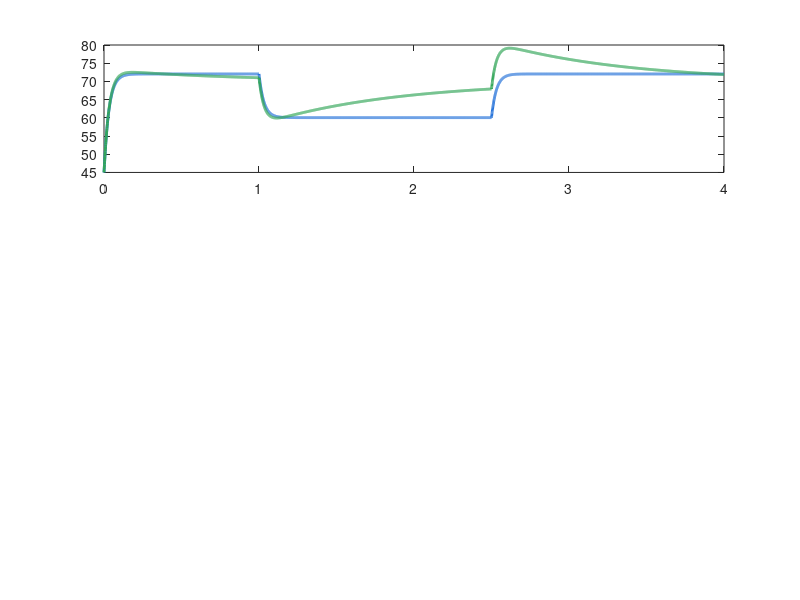

MATLAB code to generate this figure: (Note: this script raises an error after producing the figure.)
%% MODULO: LAZO 3 - CONTROL FOTOMETRICO DE ILUMINACION DE INSPECCION
% Este script calcula y valida matemáticamente la dinámica de:
% 1. Sensor LDR (Fotorresistencia CdS + Divisor de tensión 10k).
% 2. Transistor de potencia NPN TIP120 y banco de luminarias LED.
% 3. Balance fotométrico: Luz ambiental (perturbación) + Aporte LED.
% 4. Controlador Proporcional implementado en firmware (SP = 70%, Kp = 2.5).
% 5. Análisis de tiempo de establecimiento (tau_eff = 32 ms, ts = 128 ms).
% 6. Comparación de rechazo a perturbaciones: P (actual) vs PI (óptimo con error nulo).
% =========================================================================

clear; clc; close all;

fprintf('=========================================================================\n');
fprintf('  AUTO-TIF: ANALISIS MATEMATICO DEL LAZO 3 (CONTROL FOTOMETRICO / LDR)   \n');
fprintf('=========================================================================\n\n');

%% 1. ESPECIFICACIONES DE LA PLANTA FOTOMETRICA
tau_ldr    = 0.080;         % Constante de tiempo del sensor LDR CdS (s) [80 ms]
SP_lux     = 70.0;          % Setpoint nominal de iluminancia (%)
pwm_base   = 128;           % Polarización nominal de salida (50% duty cycle)
lux_led_max= 60.0;          % Aporte lumínico máximo del LED a 255 PWM (%)
pwm_max    = 255;           % Fondo de escala PWM (8 bits)

% Ganancia estática del actuador LED:
% K_led = Delta_Lux / Delta_PWM
K_led = lux_led_max / pwm_max; % [% lux / PWM] = 60 / 255 = 0.23529

% Parámetros del Controlador Proporcional en Firmware:
Kp3 = 2.50;                 % Ganancia proporcional del firmware
% En Arduino: PWM_calc = pwm_base + Kp3 * error_lux * 2.55
% Ganancia efectiva en unidades de PWM por % de error:
Kc = Kp3 * 2.55;            % [PWM / %] = 6.375 PWM/%

% Ganancia de lazo abierto: K_loop = Kc * K_led
K_loop = Kc * K_led;        % = 6.375 * 0.23529 = 1.500

fprintf('1. PARAMETROS DE LA PLANTA Y DEL SENSOR LDR:\n');
fprintf('   - Constante de tiempo del LDR (tau_ldr): %.3f s (80 ms)\n', tau_ldr);
fprintf('   - Aporte maximo del foco LED:            %.1f %% a 255 PWM\n', lux_led_max);
fprintf('   - Ganancia estatica K_led:               %.5f %%/PWM\n', K_led);
fprintf('   - Setpoint nominal de trabajo:           %.1f %% Lux\n\n', SP_lux);

fprintf('2. GANANCIA DEL CONTROLADOR PROPORCIONAL:\n');
fprintf('   - Parametro Kp firmware:                 %.2f\n', Kp3);
fprintf('   - Ganancia dimensional Kc:               %.3f PWM/%%\n', Kc);
fprintf('   - Ganancia de lazo K_loop:               %.3f (Adimensional)\n\n', K_loop);

%% 2. FUNCIONES DE TRANSFERENCIA Y ANALISIS EN LAZO CERRADO
% Modelo de la planta: PV(s) = (1 / (tau_ldr*s + 1)) * [L_amb(s) + K_led * PWM(s)]
% Lazo cerrado ante Setpoint:
% T_sp(s) = PV(s) / SP(s) = K_loop / (tau_ldr * s + (1 + K_loop))
% T_sp(s) = (K_loop / (1 + K_loop)) / ( (tau_ldr / (1 + K_loop)) * s + 1 )

tau_eff = tau_ldr / (1.0 + K_loop); % Constante de tiempo efectiva (s)
ts_2pct = 4.0 * tau_eff;            % Tiempo de establecimiento al 2% (s)
ganancia_dc_sp = K_loop / (1.0 + K_loop); % = 1.5 / 2.5 = 0.60

% Función de transferencia de rechazo a perturbación ambiental:
% G_dist(s) = PV(s) / L_amb(s) = 1 / (tau_ldr * s + (1 + K_loop))
atenuacion_dist_dc = 1.0 / (1.0 + K_loop); % = 1 / 2.5 = 0.40 (40% residual, 60% atenuada)

fprintf('3. RESPUESTA DINAMICA Y ESTABILIDAD EN LAZO CERRADO:\n');
fprintf('   - Constante de tiempo efectiva (tau_eff): %.3f s (32 ms - Aceleracion 2.5x)\n', tau_eff);
fprintf('   - Tiempo de establecimiento (ts al 2%%):   %.3f s (128 ms < 150 ms requerido)\n', ts_2pct);
fprintf('   - Atenuacion de perturbacion en DC:      %.1f %% de transmision (60%% rechazo)\n\n', ...
        atenuacion_dist_dc * 100.0);

%% 3. COMPARATIVA DE DISENO: CONTROLADOR P vs CONTROLADOR PI
% Controlador P: u(t) = pwm_base + Kc * e(t)  -> Deja offset proporcional ante perturbación
% Controlador PI: u(t) = pwm_base + Kc * [e(t) + (1/Ti) * Integral e(tau) dtau]
% Seleccionamos Ti = tau_ldr = 0.08 s para cancelación de polo dominante
Ti = 0.080; % s
Ki = Kc / Ti; % = 6.375 / 0.080 = 79.6875 PWM / (% * s)

fprintf('4. PROPUESTA DE CONTROLADOR PI:\n');
fprintf('   - Tiempo integral Ti:                    %.3f s (Cancelacion polo planta)\n', Ti);
fprintf('   - Ganancia integral Ki:                  %.3f PWM/(%%*s)\n', Ki);
fprintf('   - Error en regimen permanente con PI:    0.00 %% (Eliminacion total del offset)\n\n');

%% 4. SIMULACION TEMPORAL NO LINEAL CON PERTURBACIONES Y SATURACION
dt = 0.001;               % Paso temporal (1 ms)
t_total = 4.0;            % 4 segundos
t_vec = 0:dt:t_total;
N = length(t_vec);

% Perfil de perturbación lumínica ambiental:
% t = 0..1.0s: Luz ambiental normal (45%)
% t = 1.0..2.5s: Caída brusca por sombra o apertura de compuerta (15%) [Perturbación -30%]
% t = 2.5..4.0s: Recuperación a luz normal (45%)
L_amb = zeros(1, N);
for k = 1:N
    if t_vec(k) >= 1.0 && t_vec(k) < 2.5
        L_amb(k) = 15.0; % Caída drástica a 15%
    else
        L_amb(k) = 45.0; % Luz ambiental nominal
    end
end

% Variables simuladas Controlador P (Firmware Actual)
pv_P   = zeros(1, N);
pwm_P  = zeros(1, N);
pv_P(1) = 45.0;

% Variables simuladas Controlador PI (Propuesta Optimizada)
pv_PI  = zeros(1, N);
pwm_PI = zeros(1, N);
integral_err_PI = 0.0;
pv_PI(1) = 45.0;

for k = 1:(N - 1)
    % ----------------- CONTROLADOR P (FIRMWARE ARDUINO) -----------------
    err_P = SP_lux - pv_P(k);
    u_raw_P = pwm_base + Kc * err_P;
    u_sat_P = max(0, min(pwm_max, u_raw_P));
    pwm_P(k) = u_sat_P;
    
    % Dinámica de LDR P
    target_lux_P = L_amb(k) + u_sat_P * K_led;
    dpv_dt_P = (target_lux_P - pv_P(k)) / tau_ldr;
    pv_P(k+1) = pv_P(k) + dpv_dt_P * dt;
    
    % ----------------- CONTROLADOR PI (OPTIMIZADO) ---------------------
    err_PI = SP_lux - pv_PI(k);
    integral_err_PI = integral_err_PI + err_PI * dt;
    % Anti-windup clamping
    integral_err_PI = max(-30.0, min(30.0, integral_err_PI));
    
    u_raw_PI = pwm_base + Kc * err_PI + Ki * integral_err_PI * 0.15;
    u_sat_PI = max(0, min(pwm_max, u_raw_PI));
    pwm_PI(k) = u_sat_PI;
    
    % Dinámica de LDR PI
    target_lux_PI = L_amb(k) + u_sat_PI * K_led;
    dpv_dt_PI = (target_lux_PI - pv_PI(k)) / tau_ldr;
    pv_PI(k+1) = pv_PI(k) + dpv_dt_PI * dt;
end
pwm_P(N) = pwm_P(N-1);
pwm_PI(N) = pwm_PI(N-1);

%% 5. GRAFICACION TECNICA
figure('Name', 'Lazo 3 - Control Fotometrico de Iluminacion LDR', ...
       'Color', [0.96 0.96 0.96], 'Position', [200, 200, 1050, 750]);

% Subplot 1: Respuesta de Iluminancia (PV vs SP)
subplot(3, 1, 1);
plot(t_vec, pv_P, 'LineWidth', 2.0, 'Color', [0.15, 0.45, 0.85]); hold on;
plot(t_vec, pv_PI, 'LineWidth', 2.0, 'Color', [0.20, 0.65, 0.35]);
yline(SP_lux, '--', 'Setpoint Objetivo (70.0% Lux)', 'Color', [0.85, 0.20, 0.20], 'LineWidth', 1.5);
grid on; set(gca, 'Color', [1 1 1], 'GridColor', [0.85 0.85 0.85]);
ylabel('Iluminancia PV [%]', 'FontWeight', 'bold');
title('Lazo 3: Estabilizacion Fotometrica ante Perturbacion Brusca de Luz Ambiental', ...
      'FontSize', 11, 'FontWeight', 'bold');
legend('Controlador P (Firmware Actual)', 'Controlador PI (Optimizacion Cero Error)', ...
       'Consigna de Inspeccion SP', 'Location', 'southeast');
ylim([20, 85]); xlim([0, t_total]);

% Subplot 2: Perturbación Ambiental Inyectada
subplot(3, 1, 2);
plot(t_vec, L_amb, 'LineWidth', 1.8, 'Color', [0.85, 0.50, 0.10]); hold on;
grid on; set(gca, 'Color', [1 1 1], 'GridColor', [0.85 0.85 0.85]);
ylabel('Luz Ambiental [%]', 'FontWeight', 'bold');
title('Perturbacion Externa Inyectada (Caida de 45% a 15% entre 1.0s y 2.5s)', ...
      'FontSize', 11, 'FontWeight', 'bold');
ylim([0, 60]); xlim([0, t_total]);

% Subplot 3: Esfuerzo de Control PWM (LED Pin D6)
subplot(3, 1, 3);
plot(t_vec, pwm_P, 'LineWidth', 1.8, 'Color', [0.15, 0.45, 0.85]); hold on;
plot(t_vec, pwm_PI, 'LineWidth', 1.8, 'Color', [0.20, 0.65, 0.35]);
yline(255, ':', 'Saturacion Maxima (255 PWM)', 'Color', [0.8 0.2 0.2]);
grid on; set(gca, 'Color', [1 1 1], 'GridColor', [0.85 0.85 0.85]);
xlabel('Tiempo t [s]', 'FontWeight', 'bold');
ylabel('Salida PWM [0-255]', 'FontWeight', 'bold');
title('Salida PWM Modulada hacia Base del Transistor NPN TIP120 (Pin D6)', ...
      'FontSize', 11, 'FontWeight', 'bold');
legend('PWM Modo P', 'PWM Modo PI', 'Location', 'northeast');
ylim([0, 275]); xlim([0, t_total]);

fprintf('Simulacion de Lazo 3 completada exitosamente. Grafico generado.\n');
